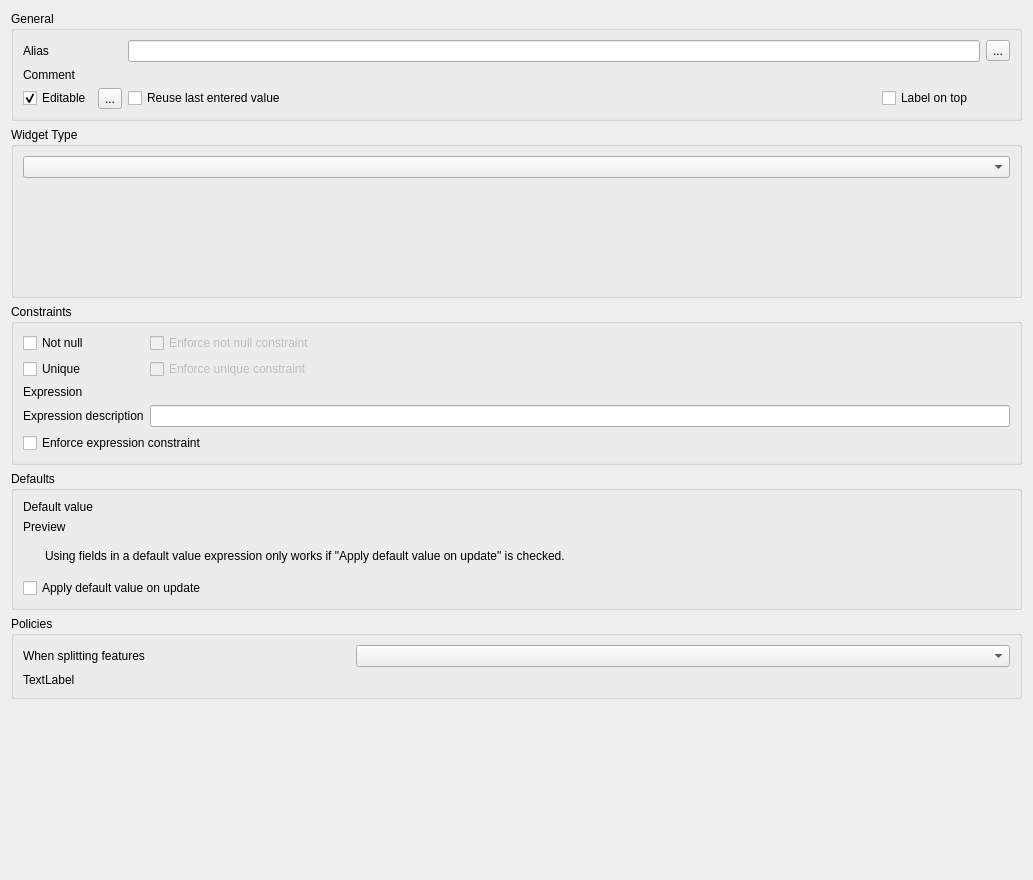
<?xml version="1.0" encoding="UTF-8"?>
<ui version="4.0">
 <class>QgsAttributeTypeDialog</class>
 <widget class="QWidget" name="QgsAttributeTypeDialog">
  <property name="geometry">
   <rect>
    <x>0</x>
    <y>0</y>
    <width>1033</width>
    <height>880</height>
   </rect>
  </property>
  <property name="windowTitle">
   <string>Edit Widget Properties</string>
  </property>
  <layout class="QVBoxLayout" name="verticalLayout">
   <item>
    <widget class="QgsCollapsibleGroupBox" name="groupBox_4">
     <property name="title">
      <string>General</string>
     </property>
     <layout class="QGridLayout" name="gridLayout" rowstretch="0,0,0" columnstretch="0,0,1,0,0,0">
      <item row="2" column="3">
       <widget class="QCheckBox" name="labelOnTopCheckBox">
        <property name="text">
         <string>Label on top</string>
        </property>
        <property name="checked">
         <bool>false</bool>
        </property>
       </widget>
      </item>
      <item row="1" column="0">
       <widget class="QLabel" name="label_6">
        <property name="text">
         <string>Comment</string>
        </property>
       </widget>
      </item>
      <item row="1" column="2" colspan="3">
       <widget class="QLabel" name="laComment">
        <property name="text">
         <string/>
        </property>
        <property name="wordWrap">
         <bool>true</bool>
        </property>
       </widget>
      </item>
      <item row="2" column="0">
       <widget class="QCheckBox" name="isFieldEditableCheckBox">
        <property name="text">
         <string>Editable</string>
        </property>
        <property name="checked">
         <bool>true</bool>
        </property>
       </widget>
      </item>
      <item row="0" column="5">
       <widget class="QgsPropertyOverrideButton" name="mAliasExpressionButton">
        <property name="text">
         <string>...</string>
        </property>
       </widget>
      </item>
      <item row="2" column="2">
       <widget class="QCheckBox" name="reuseLastValuesCheckBox">
        <property name="toolTip">
         <string>If checked, then the most recent value entered for this field will be remembered and reused when creating a new feature.</string>
        </property>
        <property name="text">
         <string>Reuse last entered value</string>
        </property>
        <property name="checked">
         <bool>false</bool>
        </property>
       </widget>
      </item>
      <item row="0" column="0">
       <widget class="QLabel" name="label_9">
        <property name="text">
         <string>Alias</string>
        </property>
       </widget>
      </item>
      <item row="0" column="2" colspan="3">
       <widget class="QLineEdit" name="mAlias"/>
      </item>
      <item row="2" column="1">
       <widget class="QgsPropertyOverrideButton" name="mEditableExpressionButton">
        <property name="text">
         <string>...</string>
        </property>
       </widget>
      </item>
     </layout>
    </widget>
   </item>
   <item>
    <widget class="QgsCollapsibleGroupBox" name="groupBox_3">
     <property name="title">
      <string>Widget Type</string>
     </property>
     <layout class="QGridLayout" name="gridLayout_5">
      <item row="1" column="1">
       <widget class="QStackedWidget" name="stackedWidget"/>
      </item>
      <item row="0" column="1">
       <widget class="QComboBox" name="mWidgetTypeComboBox"/>
      </item>
     </layout>
    </widget>
   </item>
   <item>
    <widget class="QgsCollapsibleGroupBox" name="groupBox">
     <property name="focusPolicy">
      <enum>Qt::NoFocus</enum>
     </property>
     <property name="title">
      <string>Constraints</string>
     </property>
     <layout class="QGridLayout" name="gridLayout_3">
      <item row="1" column="0">
       <widget class="QCheckBox" name="mUniqueCheckBox">
        <property name="text">
         <string>Unique</string>
        </property>
       </widget>
      </item>
      <item row="0" column="0">
       <widget class="QCheckBox" name="notNullCheckBox">
        <property name="text">
         <string>Not null</string>
        </property>
       </widget>
      </item>
      <item row="1" column="1">
       <widget class="QCheckBox" name="mCheckBoxEnforceUnique">
        <property name="enabled">
         <bool>false</bool>
        </property>
        <property name="toolTip">
         <string>&lt;p&gt;Enforcing the unique constraint prevents committing features which do not meet the constraint.&lt;/p&gt;&lt;p&gt;Unenforced constraints display a warning to users, but do not prevent committing the feature.&lt;/p&gt;</string>
        </property>
        <property name="text">
         <string>Enforce unique constraint</string>
        </property>
       </widget>
      </item>
      <item row="2" column="1">
       <widget class="QgsFieldExpressionWidget" name="constraintExpressionWidget" native="true">
        <property name="focusPolicy">
         <enum>Qt::StrongFocus</enum>
        </property>
       </widget>
      </item>
      <item row="3" column="0">
       <widget class="QLabel" name="label_2">
        <property name="text">
         <string>Expression description</string>
        </property>
       </widget>
      </item>
      <item row="3" column="1">
       <widget class="QLineEdit" name="leConstraintExpressionDescription">
        <property name="toolTip">
         <string>Optional descriptive name for expression constraint</string>
        </property>
       </widget>
      </item>
      <item row="0" column="1">
       <widget class="QCheckBox" name="mCheckBoxEnforceNotNull">
        <property name="enabled">
         <bool>false</bool>
        </property>
        <property name="toolTip">
         <string>&lt;p&gt;Enforcing the not null constraint prevents committing features which do not meet the constraint.&lt;/p&gt;&lt;p&gt;Unenforced constraints display a warning to users, but do not prevent committing the feature.&lt;/p&gt;</string>
        </property>
        <property name="text">
         <string>Enforce not null constraint</string>
        </property>
       </widget>
      </item>
      <item row="2" column="0">
       <widget class="QLabel" name="label">
        <property name="text">
         <string>Expression</string>
        </property>
       </widget>
      </item>
      <item row="4" column="0" colspan="2">
       <widget class="QCheckBox" name="mCheckBoxEnforceExpression">
        <property name="toolTip">
         <string>&lt;p&gt;Enforcing the expression constraint prevents committing features which do not meet the constraint.&lt;/p&gt;&lt;p&gt;Unenforced constraints display a warning to users, but do not prevent committing the feature.&lt;/p&gt;</string>
        </property>
        <property name="text">
         <string>Enforce expression constraint</string>
        </property>
       </widget>
      </item>
     </layout>
    </widget>
   </item>
   <item>
    <widget class="QgsCollapsibleGroupBox" name="groupBox_2">
     <property name="title">
      <string>Defaults</string>
     </property>
     <layout class="QGridLayout" name="gridLayout_2" columnstretch="0,0">
      <item row="4" column="0">
       <widget class="QLabel" name="label_3">
        <property name="text">
         <string>Default value</string>
        </property>
       </widget>
      </item>
      <item row="6" column="0">
       <widget class="QLabel" name="label_4">
        <property name="text">
         <string>Preview</string>
        </property>
       </widget>
      </item>
      <item row="4" column="1">
       <widget class="QgsExpressionLineEdit" name="mExpressionWidget" native="true">
        <property name="focusPolicy">
         <enum>Qt::StrongFocus</enum>
        </property>
       </widget>
      </item>
      <item row="6" column="1">
       <widget class="QLabel" name="mDefaultPreviewLabel">
        <property name="text">
         <string/>
        </property>
       </widget>
      </item>
      <item row="7" column="0" colspan="2">
       <widget class="QWidget" name="mWarnDefaultValueHasFieldsWidget" native="true">
        <layout class="QHBoxLayout" name="mWarnDefaultValueHasFields">
         <item>
          <widget class="QLabel" name="label_8">
           <property name="sizePolicy">
            <sizepolicy hsizetype="Maximum" vsizetype="Preferred">
             <horstretch>0</horstretch>
             <verstretch>0</verstretch>
            </sizepolicy>
           </property>
           <property name="text">
            <string/>
           </property>
           <property name="pixmap">
            <pixmap resource="../../../images/images.qrc">:/images/themes/default/mIconWarning.svg</pixmap>
           </property>
          </widget>
         </item>
         <item>
          <widget class="QLabel" name="label_7">
           <property name="text">
            <string>Using fields in a default value expression only works if &quot;Apply default value on update&quot; is checked.</string>
           </property>
          </widget>
         </item>
        </layout>
       </widget>
      </item>
      <item row="8" column="0" colspan="2">
       <widget class="QCheckBox" name="mApplyDefaultValueOnUpdateCheckBox">
        <property name="toolTip">
         <string>&lt;p&gt;With this option checked, the default value will not only be used when the feature is first created, but also whenever a feature's attribute or geometry is changed.&lt;/p&gt;&lt;p&gt;This is often useful for a last_modified timestamp or to record the username that last modified the feature.&lt;/p&gt;</string>
        </property>
        <property name="text">
         <string>Apply default value on update</string>
        </property>
       </widget>
      </item>
     </layout>
    </widget>
   </item>
   <item>
    <widget class="QgsCollapsibleGroupBox" name="groupBox_5">
     <property name="title">
      <string>Policies</string>
     </property>
     <layout class="QGridLayout" name="gridLayout_4" columnstretch="1,2">
      <item row="0" column="1">
       <widget class="QComboBox" name="mSplitPolicyComboBox"/>
      </item>
      <item row="0" column="0">
       <widget class="QLabel" name="mSplitPolicyLabel">
        <property name="text">
         <string>When splitting features</string>
        </property>
       </widget>
      </item>
      <item row="1" column="0" colspan="2">
       <widget class="QLabel" name="mSplitPolicyDescriptionLabel">
        <property name="text">
         <string>TextLabel</string>
        </property>
        <property name="wordWrap">
         <bool>true</bool>
        </property>
       </widget>
      </item>
     </layout>
    </widget>
   </item>
   <item>
    <spacer name="verticalSpacer">
     <property name="orientation">
      <enum>Qt::Vertical</enum>
     </property>
     <property name="sizeHint" stdset="0">
      <size>
       <width>20</width>
       <height>0</height>
      </size>
     </property>
    </spacer>
   </item>
  </layout>
 </widget>
 <customwidgets>
  <customwidget>
   <class>QgsCollapsibleGroupBox</class>
   <extends>QGroupBox</extends>
   <header>qgscollapsiblegroupbox.h</header>
   <container>1</container>
  </customwidget>
  <customwidget>
   <class>QgsFieldExpressionWidget</class>
   <extends>QWidget</extends>
   <header>qgsfieldexpressionwidget.h</header>
   <container>1</container>
  </customwidget>
  <customwidget>
   <class>QgsPropertyOverrideButton</class>
   <extends>QToolButton</extends>
   <header>qgspropertyoverridebutton.h</header>
  </customwidget>
  <customwidget>
   <class>QgsExpressionLineEdit</class>
   <extends>QWidget</extends>
   <header>qgsexpressionlineedit.h</header>
   <container>1</container>
  </customwidget>
 </customwidgets>
 <tabstops>
  <tabstop>mAlias</tabstop>
  <tabstop>mAliasExpressionButton</tabstop>
  <tabstop>isFieldEditableCheckBox</tabstop>
  <tabstop>reuseLastValuesCheckBox</tabstop>
  <tabstop>labelOnTopCheckBox</tabstop>
  <tabstop>mWidgetTypeComboBox</tabstop>
  <tabstop>notNullCheckBox</tabstop>
  <tabstop>mCheckBoxEnforceNotNull</tabstop>
  <tabstop>mUniqueCheckBox</tabstop>
  <tabstop>mCheckBoxEnforceUnique</tabstop>
  <tabstop>constraintExpressionWidget</tabstop>
  <tabstop>leConstraintExpressionDescription</tabstop>
  <tabstop>mCheckBoxEnforceExpression</tabstop>
  <tabstop>mExpressionWidget</tabstop>
  <tabstop>mApplyDefaultValueOnUpdateCheckBox</tabstop>
 </tabstops>
 <resources>
  <include location="../../../images/images.qrc"/>
  <include location="../../../images/images.qrc"/>
 </resources>
 <connections/>
</ui>
